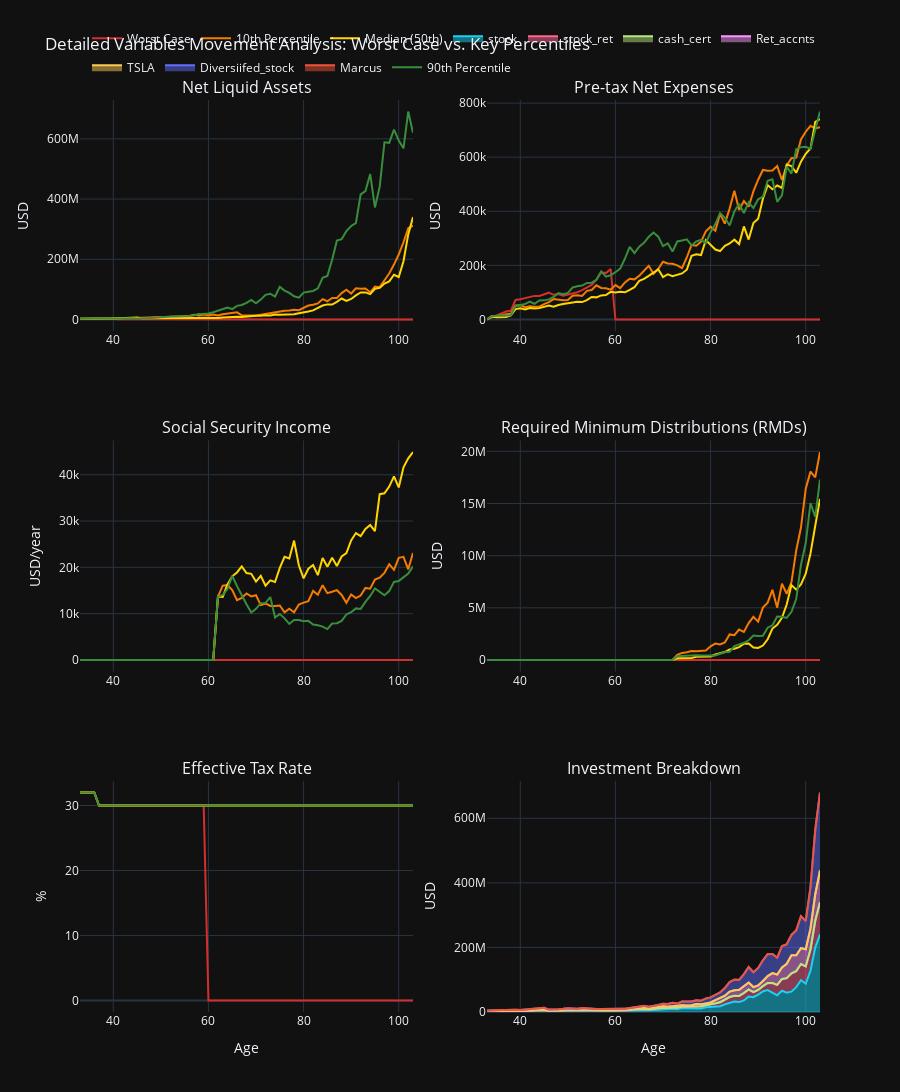

Notebook code cell kept with this figure:
### Code cell
# VARIABLES MOVEMENT ANALYSIS - Worst Case & Key Percentiles
 

# Define scenarios to visualize
scenarios = [
    ('Worst Case', worst_case, '#D32F2F'),
    ('10th Percentile', p10_case, '#F57C00'),
    ('Median (50th)', median_case, '#FFD600'),
    ('90th Percentile', p90_case, '#388E3C'),
]

# Create subplots for key variables
fig = make_subplots(
    rows=3, cols=2,
    subplot_titles=(
        'Net Liquid Assets',
        'Pre-tax Net Expenses', 
        'Social Security Income',
        'Required Minimum Distributions (RMDs)',
        'Effective Tax Rate',
        'Investment Breakdown'
    ),
    specs=[[{'secondary_y': False}, {'secondary_y': False}],
           [{'secondary_y': False}, {'secondary_y': False}],
           [{'secondary_y': False}, {'secondary_y': False}]],
    vertical_spacing=0.12,
    horizontal_spacing=0.1
)

# Plot each scenario
for scenario_name, scenario_data, color in scenarios:
    broke_age, df, sim_id = scenario_data
    
    # 1. Net Liquid Assets
    fig.add_trace(
        go.Scatter(x=df['age'], y=df['Net_liquid_left'], 
                   name=scenario_name, line=dict(color=color, width=2),
                   legendgroup=scenario_name),
        row=1, col=1
    )
    
    # 2. Pre-tax Net Expenses
    fig.add_trace(
        go.Scatter(x=df['age'], y=df['Pre_tax_net_expense'], 
                   name=scenario_name, line=dict(color=color, width=2),
                   legendgroup=scenario_name, showlegend=False),
        row=1, col=2
    )
    
    # 3. Social Security Income
    fig.add_trace(
        go.Scatter(x=df['age'], y=df['social_sec_income'], 
                   name=scenario_name, line=dict(color=color, width=2),
                   legendgroup=scenario_name, showlegend=False),
        row=2, col=1
    )
    
    # 4. RMDs
    fig.add_trace(
        go.Scatter(x=df['age'], y=df['rmd'], 
                   name=scenario_name, line=dict(color=color, width=2),
                   legendgroup=scenario_name, showlegend=False),
        row=2, col=2
    )
    
    # 5. Effective Tax Rate
    fig.add_trace(
        go.Scatter(x=df['age'], y=df['effective_tax_rate'], 
                   name=scenario_name, line=dict(color=color, width=2),
                   legendgroup=scenario_name, showlegend=False),
        row=3, col=1
    )
    
    # 6. Investment Breakdown (stacked area for one scenario - median)
    if scenario_name == 'Median (50th)':
        # Get investment columns
        inv_cols = [col for col in df.columns if col.endswith('_current_value')]
        if inv_cols:
            for inv_col in inv_cols:
                inv_name = inv_col.replace('_current_value', '')
                fig.add_trace(
                    go.Scatter(x=df['age'], y=df[inv_col], 
                               name=inv_name, 
                               stackgroup='one',
                               mode='lines'),
                    row=3, col=2
                )

# Update axes labels
fig.update_xaxes(title_text="Age", row=3, col=1)
fig.update_xaxes(title_text="Age", row=3, col=2)
fig.update_yaxes(title_text="USD", row=1, col=1)
fig.update_yaxes(title_text="USD", row=1, col=2)
fig.update_yaxes(title_text="USD/year", row=2, col=1)
fig.update_yaxes(title_text="USD", row=2, col=2)
fig.update_yaxes(title_text="%", row=3, col=1)
fig.update_yaxes(title_text="USD", row=3, col=2)

# Update layout
fig.update_layout(
    title_text="Detailed Variables Movement Analysis: Worst Case vs. Key Percentiles",
    height=1200,
    template='plotly_dark',
    hovermode='x unified',
    showlegend=True,
    legend=dict(
        orientation="h",
        yanchor="bottom",
        y=1.02,
        xanchor="right",
        x=1
    )
)

fig.show()

# Print detailed analysis for worst case
print("\\n" + "="*80)
print("WORST CASE SCENARIO ANALYSIS")
print("="*80)
worst_broke_age, worst_df, worst_sim_id = worst_case
print(f"Simulation ID: #{worst_sim_id}")
print(f"Broke at Age: {worst_broke_age:.1f}")
print(f"\\nKey Metrics at Retirement (Age ~{retirement_year - year_of_birth}):")
ret_year_idx = retirement_year - current_year
if ret_year_idx < len(worst_df):
    ret_data = worst_df.iloc[ret_year_idx]
    print(f"  Net Liquid Assets: ${ret_data['Net_liquid_left']:,.0f}")
    print(f"  Annual Expenses (pre-tax): ${ret_data['Pre_tax_net_expense']:,.0f}")
    
print(f"\\nKey Metrics at Broke Age ({worst_broke_age:.0f}):")
if len(worst_df) > 0:
    final_data = worst_df.iloc[-1]
    print(f"  Final Net Liquid: ${final_data['Net_liquid_left']:,.0f}")
    print(f"  Social Security Income: ${final_data['social_sec_income']:,.0f}/year")
    print(f"  Effective Tax Rate: {final_data['effective_tax_rate']:.1f}%")
    
print("="*80)
